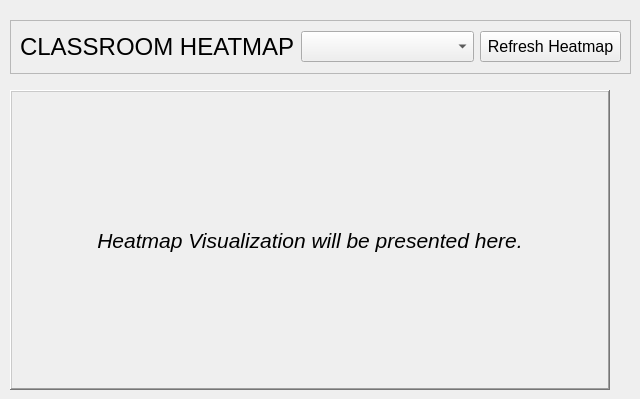
      <widget class="QWidget" name="Heatmap">
       <widget class="QFrame" name="frame_9">
        <property name="geometry">
         <rect>
          <x>10</x>
          <y>20</y>
          <width>621</width>
          <height>54</height>
         </rect>
        </property>
        <property name="frameShape">
         <enum>QFrame::Shape::StyledPanel</enum>
        </property>
        <property name="frameShadow">
         <enum>QFrame::Shadow::Raised</enum>
        </property>
        <layout class="QHBoxLayout" name="horizontalLayout_8">
         <item>
          <widget class="QLabel" name="label_21">
           <property name="font">
            <font>
             <family>Segoe UI</family>
             <pointsize>18</pointsize>
            </font>
           </property>
           <property name="text">
            <string>CLASSROOM HEATMAP</string>
           </property>
           <property name="alignment">
            <set>Qt::AlignmentFlag::AlignLeading|Qt::AlignmentFlag::AlignLeft|Qt::AlignmentFlag::AlignVCenter</set>
           </property>
          </widget>
         </item>
         <item>
          <widget class="QComboBox" name="comboBox">
           <property name="font">
            <font>
             <pointsize>14</pointsize>
            </font>
           </property>
           <property name="currentText">
            <string/>
           </property>
          </widget>
         </item>
         <item>
          <widget class="QPushButton" name="pushButton">
           <property name="maximumSize">
            <size>
             <width>141</width>
             <height>31</height>
            </size>
           </property>
           <property name="font">
            <font>
             <pointsize>12</pointsize>
            </font>
           </property>
           <property name="text">
            <string>Refresh Heatmap</string>
           </property>
          </widget>
         </item>
        </layout>
       </widget>
       <widget class="QLabel" name="heatmap_present_label">
        <property name="geometry">
         <rect>
          <x>10</x>
          <y>90</y>
          <width>600</width>
          <height>300</height>
         </rect>
        </property>
        <property name="font">
         <font>
          <pointsize>16</pointsize>
          <italic>true</italic>
         </font>
        </property>
        <property name="frameShape">
         <enum>QFrame::Shape::WinPanel</enum>
        </property>
        <property name="frameShadow">
         <enum>QFrame::Shadow::Raised</enum>
        </property>
        <property name="text">
         <string>Heatmap Visualization will be presented here.</string>
        </property>
        <property name="alignment">
         <set>Qt::AlignmentFlag::AlignCenter</set>
        </property>
       </widget>
      </widget>
